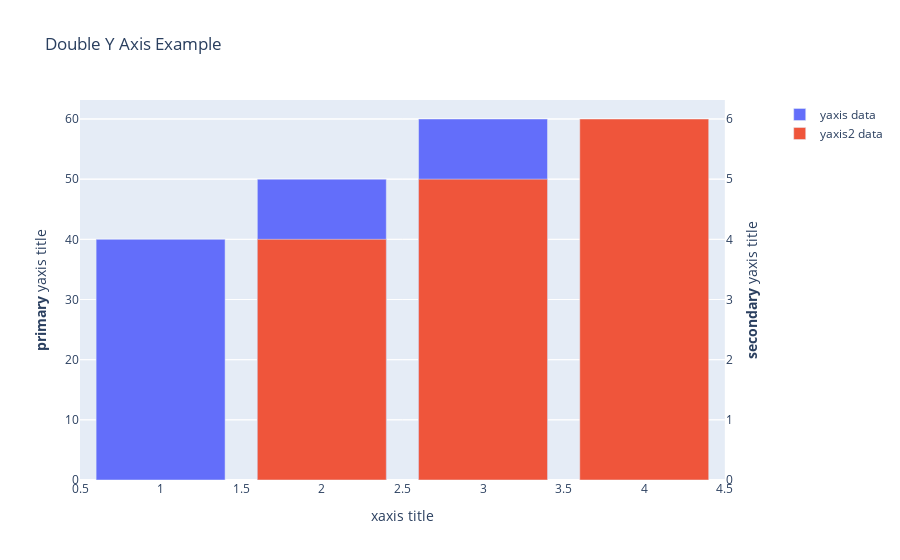

Notebook source saved alongside this figure:
### Code cell
import plotly.graph_objects as go
from plotly.subplots import make_subplots

# Create figure with secondary y-axis
fig = make_subplots(specs=[[{"secondary_y": True}]])

# Add traces
fig.add_trace(
    go.Bar(x=[1, 2, 3], y=[40, 50, 60], name="yaxis data", ),
    secondary_y=False,
)

fig.add_trace(
    go.Bar(x=[2, 3, 4], y=[4, 5, 6], name="yaxis2 data", ),
    secondary_y=True,
)

# Add figure title
fig.update_layout(
    title_text="Double Y Axis Example"
)

# Set x-axis title
fig.update_xaxes(title_text="xaxis title")

# Set y-axes titles
fig.update_yaxes(title_text="<b>primary</b> yaxis title", secondary_y=False)
fig.update_yaxes(title_text="<b>secondary</b> yaxis title", secondary_y=True)

fig.show()

### Figure 1 — Plotly figure (JSON) as saved in the notebook; plotly's stock layout.template omitted (floating-point values rounded to 4 significant figures)
{"data": [{"name": "yaxis data", "type": "bar", "x": [1, 2, 3], "xaxis": "x", "y": [40, 50, 60], "yaxis": "y"}, {"name": "yaxis2 data", "type": "bar", "x": [2, 3, 4], "xaxis": "x", "y": [4, 5, 6], "yaxis": "y2"}], "layout": {"autosize": true, "title": {"text": "Double Y Axis Example"}, "xaxis": {"anchor": "y", "autorange": true, "domain": [0, 0.94], "range": [0.5, 4.5], "title": {"text": "xaxis title"}, "type": "linear"}, "yaxis": {"anchor": "x", "autorange": true, "domain": [0, 1], "range": [0, 63.16], "title": {"text": "<b>primary</b> yaxis title"}, "type": "linear"}, "yaxis2": {"anchor": "x", "autorange": true, "overlaying": "y", "range": [0, 6.316], "side": "right", "title": {"text": "<b>secondary</b> yaxis title"}, "type": "linear"}}}
